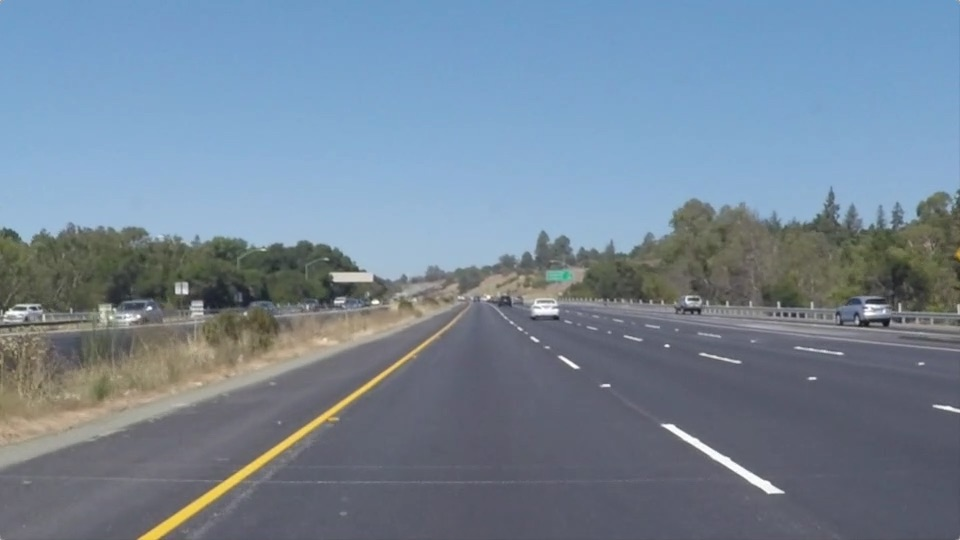
#> input picture solidYellowLeft.jpg, 960 x 540 px
$ jupyter execute ComplexProblem_LaneDetection-Video.ipynb
#> lines starting #> are read from the running program, lines starting #| are printed output that depends on the picture; after the words box and inside, x2 and y2 are one past the last pixel; in counts of white or black regions, pixels touching at a corner belong together
[cell 1]
#importing required libraries.
import cv2
import numpy as np
import matplotlib.pyplot as plt

[cell 2]
image = cv2.imread('solidYellowLeft.jpg')
#> image is the input picture: shape (540, 960, 3); mean B, G, R 150.8, 133.6, 116.5
plt.imshow(image)
plt.show()

[cell 3]
#step1:function for canny edge detection
def canny(image):
    #converting image from RGB to grayscale.
    gray = cv2.cvtColor(image, cv2.COLOR_RGB2GRAY)
    #applying gaussianblur on the input.
    blur = cv2.GaussianBlur(gray, (5,5), 0)
    #applying canny edge detection on the input.
    canny = cv2.Canny(blur, 50, 150)
    return canny

[cell 4]
#step2:getting the region of interest from the input.
def roi(image):
    height = image.shape[0]
    polygons = np.array([[(0, height), (490, 310), (890, height)]], np.int32)
    mask = np.zeros_like(image)
    cv2.fillPoly(mask, polygons, 255)
    masked_image = cv2.bitwise_and(image, mask)
    return masked_image

[cell 5]
#step3:getting straight lines
def display_lines(image, lines):
    line_image = np.zeros_like(image)
    if lines is not None:
        for line in lines:
            x1, y1, x2, y2 = line.reshape(4)
            cv2.line(line_image, (x1, y1), (x2, y2), (0,0,255), 3)
    return line_image

[cell 6]
#step4:a fuction that returns all the coordinates
def make_coordinates(image, line_parameters):
    slope, intercept = line_parameters
    y1 = image.shape[0]
    y2 = int(y1*(3.5/5))
    x1 = int((y1 - intercept)/slope)
    x2 = int((y2 - intercept)/slope)
    return np.array([x1, y1, x2, y2])

[cell 7]
#step5:function for getting smooth lines in the output.
def average_slope_intercept(image, lines):
    left_fit = []
    right_fit = []
    for line in lines:
        x1, y1, x2, y2 = line.reshape(4)
        parameters = np.polyfit((x1, x2), (y1, y2), 1)
        slope = parameters[0]
        intercept = parameters[1]
        if slope < 0:
            left_fit.append((slope, intercept))
        else:
            right_fit.append((slope, intercept))


    # Ensure that list are not empty
    if len(right_fit) == len(left_fit) == 0:
        return np.array([])
    if len(left_fit) == 0:
        right_fit_avg = np.average(right_fit, axis=0)
        right_line = make_coordinates(image, right_fit_avg)
        return np.array([right_line])
    elif len(right_fit) == 0:
        left_fit_avg = np.average(left_fit, axis=0)
        left_line = make_coordinates(image, left_fit_avg)
        return np.array([left_line])

    left_fit_avg = np.average(left_fit, axis=0)
    right_fit_avg = np.average(right_fit, axis=0)
    left_line = make_coordinates(image, left_fit_avg)
    right_line = make_coordinates(image, right_fit_avg)
    return np.array([left_line, right_line])

[cell 8]
#script for applying lane detection on videos.

#Video = cv2.VideoCapture("solidYellowLeft.mp4")
Video = cv2.VideoCapture("solidWhiteRight.mp4")
while(Video.isOpened()):
    _, frame = Video.read()
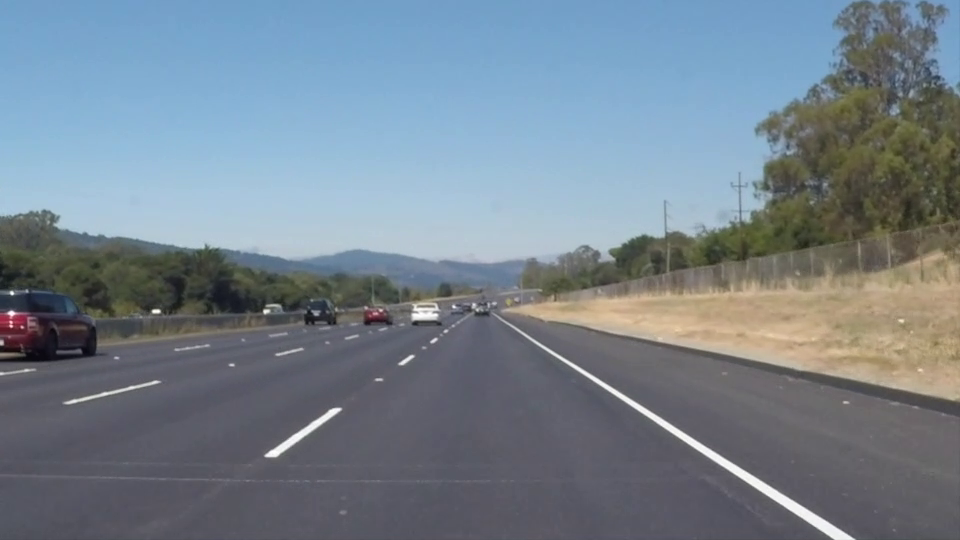
#> input picture frame 22 of solidWhiteRight.mp4, 960 x 540 px
#> frame is the input picture: shape (540, 960, 3); mean B, G, R 141.9, 130.7, 117.7
    canny_image = canny(frame)
#> in canny, `gray = cv2.cvtColor(image, cv2.COLOR_RGB2GRAY)`:
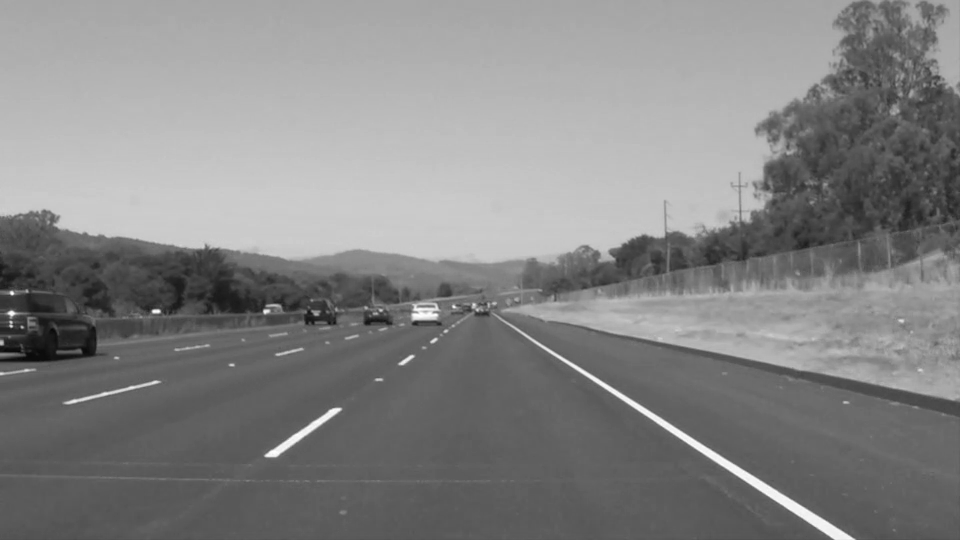
#> gray: shape (540, 960); min 6, max 255, mean 132.6
#> in canny, `canny = cv2.Canny(blur, 50, 150)`:
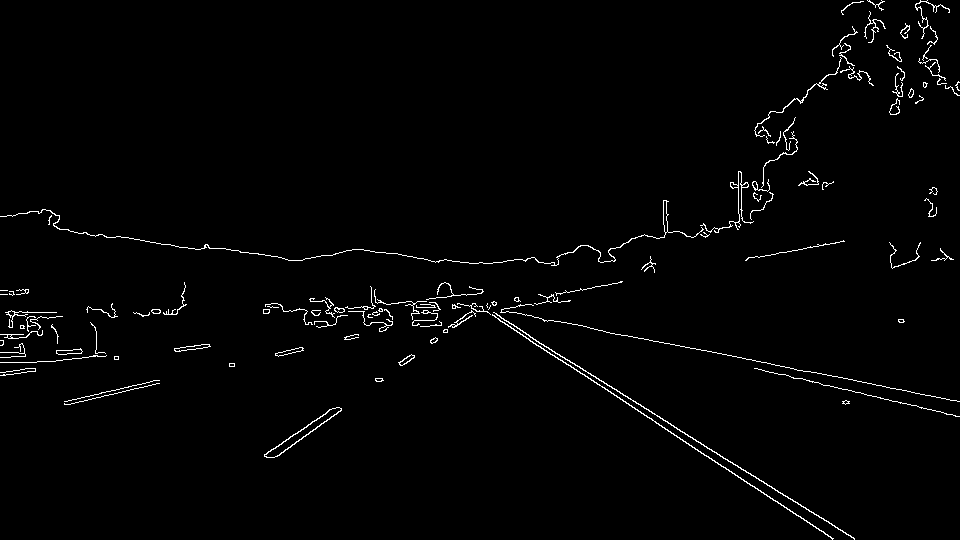
#> canny: shape (540, 960); 1.6% white in thin lines or dots
    cropped_image = roi(canny_image)
#> in roi, `cv2.fillPoly(mask, polygons, 255)`:
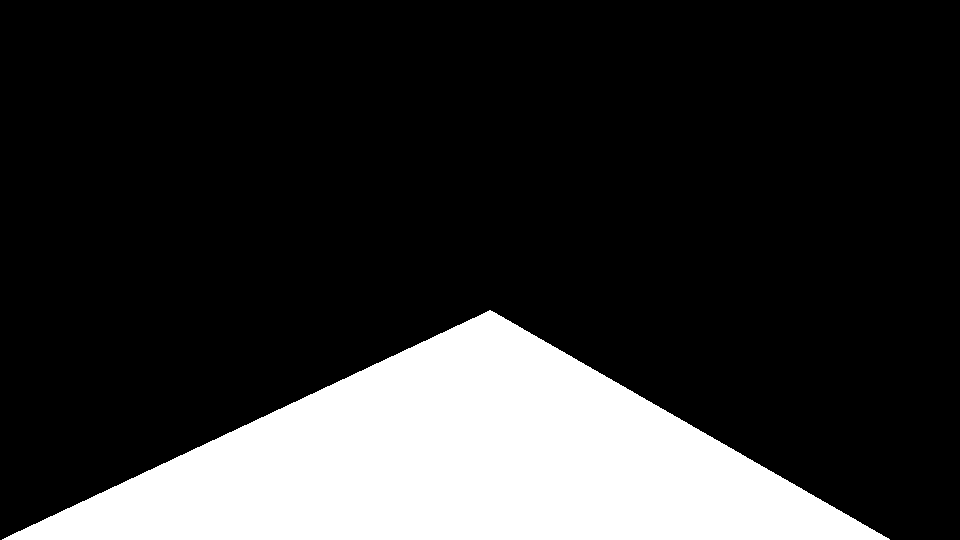
#> mask: shape (540, 960); 19.8% white; 1 white region, box (x1, y1, x2, y2) and area: (2, 310, 890, 540) 102449
#> in roi, `masked_image = cv2.bitwise_and(image, mask)`:
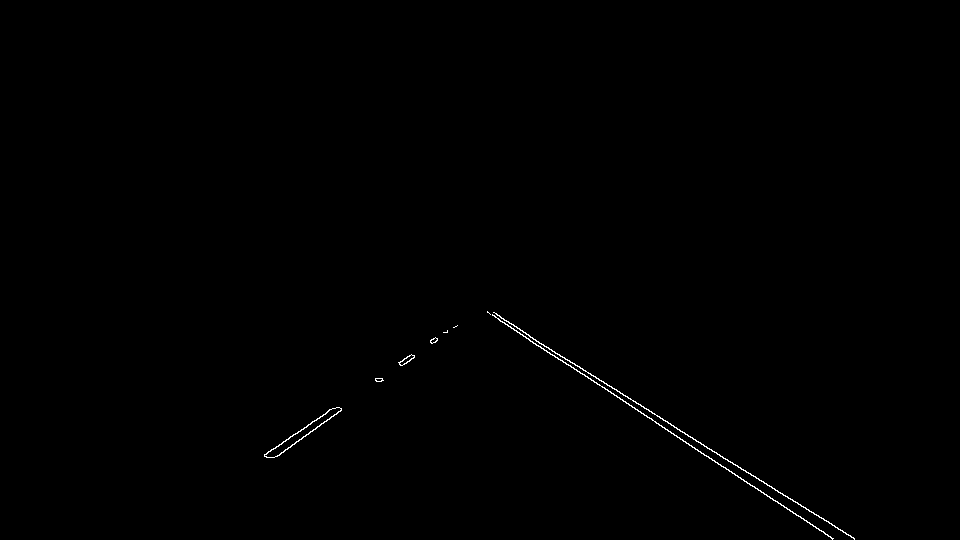
#> masked_image: shape (540, 960); 0.29% white in thin lines or dots, all inside (x1, y1, x2, y2) = (264, 311, 855, 540)
    lines = cv2.HoughLinesP(cropped_image, 2, np.pi/180, 100, np.array([]), minLineLength=40, maxLineGap=5)
#> lines = [[497, 315, 854, 538], [487, 312, 688, 443], [655, 422, 833, 538], [277, 456, 341, 410], [264, 454, 333, 408]]
    averaged_lines = average_slope_intercept(frame, lines)
#> the loop in average_slope_intercept, `for line in lines:` made 5 passes
#> (x1, y1, x2, y2, slope, intercept) on passes 1 to 5: (497, 315, 854, 538, 0.625, 4.55), (487, 312, 688, 443, 0.652, -5.4), (655, 422, 833, 538, 0.652, -4.85), (277, 456, 341, 410, -0.719, 655.1), (264, 454, 333, 408, -0.667, 630)
#> after the loop in average_slope_intercept, `for line in lines:`: left_fit = [(-0.719, 655.1), (-0.667, 630)]; right_fit = [(0.625, 4.55), (0.652, -5.4), (0.652, -4.85)]
#> in average_slope_intercept, `left_fit_avg = np.average(left_fit, axis=0)`: left_fit_avg = [-0.693, 642.5]
#> in average_slope_intercept, `right_fit_avg = np.average(right_fit, axis=0)`: right_fit_avg = [0.643, -1.9]
#> in make_coordinates, `slope, intercept = line_parameters`: slope = -0.693; intercept = 642.5
#> in make_coordinates, `x1 = int((y1 - intercept)/slope)`: x1 = 148
#> in make_coordinates, `x2 = int((y2 - intercept)/slope)`: x2 = 381
#> in average_slope_intercept, `left_line = make_coordinates(image, left_fit_avg)`: left_line = [148, 540, 381, 378]
#> in average_slope_intercept, `right_line = make_coordinates(image, right_fit_avg)`: right_line = [843, 540, 591, 378]
#> averaged_lines = [[148, 540, 381, 378], [843, 540, 591, 378]]
    line_image = display_lines(frame, averaged_lines)
#> the loop in display_lines, `for line in lines:` made 2 passes
    combine_image = cv2.addWeighted(frame, 0.8, line_image, 1, 1)
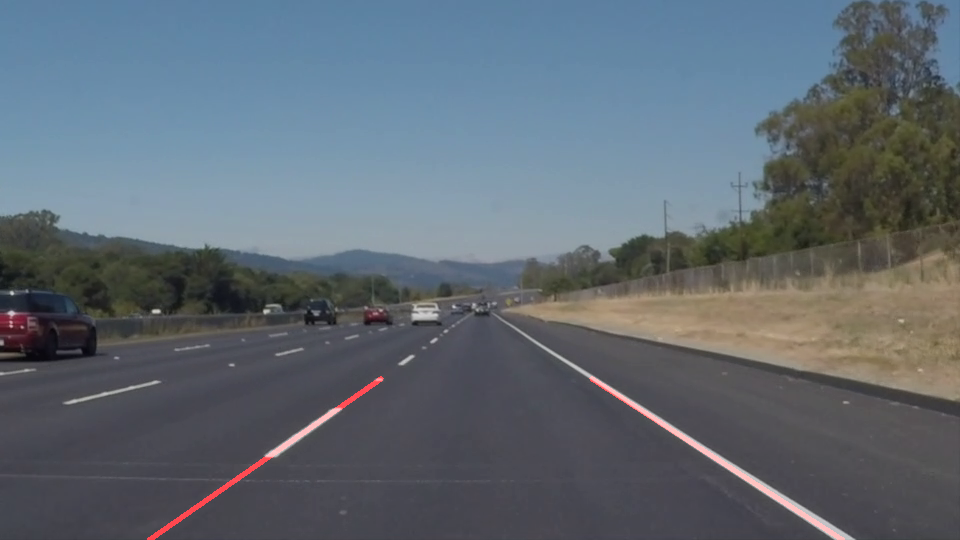
#> combine_image: shape (540, 960, 3); mean B, G, R 114.6, 105.5, 95.8
    cv2.imshow("Lane Detection", combine_image)
    if cv2.waitKey(1) & 0xFF == ord('q'):
#> (key q is pressed here)
        break
    else:
        continue
Video.release()
cv2.destroyAllWindows()
